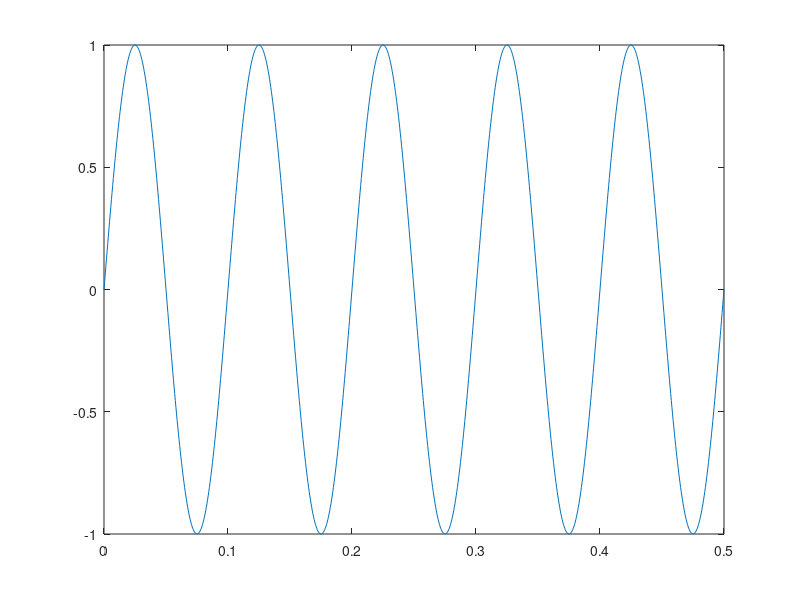

This figure's MATLAB source:
clc;            %clear command windows all
close all;      %close all figures 
clear;          %erase all existing variables
workspace;      %make sure workspace is showing

%show numbers in a compact form with 5 digit
format long g
format compact

%Set font size
fontSize = 2; 
%------------------------------------------------------
%------------------------------------------------------

%Make 0.5 seconds sampled every 1/2000 of second (2 khz sampling rate)
t = 0 : 1/2000: 0.5;   %interval 1/2000 (2khz)

%define wave parameters
f1 = 10;  %10Hz
T1 = 1/f1;
amp1 = 1;

%Make signal
signal1 = amp1 * sin(2*pi*t/T1);

%show the signal
plot(t, signal1);
